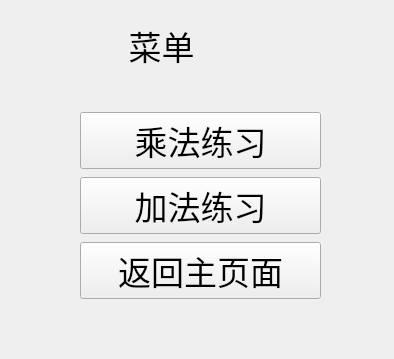
<?xml version="1.0" encoding="UTF-8"?>
<ui version="4.0">
 <class>menu_window</class>
 <widget class="QWidget" name="menu_window">
  <property name="geometry">
   <rect>
    <x>0</x>
    <y>0</y>
    <width>394</width>
    <height>359</height>
   </rect>
  </property>
  <property name="windowTitle">
   <string>Form</string>
  </property>
  <widget class="QLabel" name="label">
   <property name="geometry">
    <rect>
     <x>92</x>
     <y>20</y>
     <width>171</width>
     <height>51</height>
    </rect>
   </property>
   <property name="font">
    <font>
     <pointsize>25</pointsize>
    </font>
   </property>
   <property name="text">
    <string>    菜单</string>
   </property>
  </widget>
  <widget class="QWidget" name="">
   <property name="geometry">
    <rect>
     <x>80</x>
     <y>110</y>
     <width>241</width>
     <height>191</height>
    </rect>
   </property>
   <layout class="QVBoxLayout" name="verticalLayout">
    <item>
     <widget class="QPushButton" name="btn_multiplication">
      <property name="font">
       <font>
        <pointsize>25</pointsize>
       </font>
      </property>
      <property name="text">
       <string>乘法练习</string>
      </property>
     </widget>
    </item>
    <item>
     <widget class="QPushButton" name="btn_addition">
      <property name="font">
       <font>
        <pointsize>25</pointsize>
       </font>
      </property>
      <property name="text">
       <string>加法练习</string>
      </property>
     </widget>
    </item>
    <item>
     <widget class="QPushButton" name="btn_back_main">
      <property name="font">
       <font>
        <pointsize>25</pointsize>
       </font>
      </property>
      <property name="text">
       <string>返回主页面</string>
      </property>
     </widget>
    </item>
   </layout>
  </widget>
 </widget>
 <resources/>
 <connections>
  <connection>
   <sender>btn_back_main</sender>
   <signal>clicked()</signal>
   <receiver>menu_window</receiver>
   <slot>close()</slot>
   <hints>
    <hint type="sourcelabel">
     <x>102</x>
     <y>200</y>
    </hint>
    <hint type="destinationlabel">
     <x>102</x>
     <y>113</y>
    </hint>
   </hints>
  </connection>
  <connection>
   <sender>btn_addition</sender>
   <signal>clicked()</signal>
   <receiver>menu_window</receiver>
   <slot>close()</slot>
   <hints>
    <hint type="sourcelabel">
     <x>102</x>
     <y>150</y>
    </hint>
    <hint type="destinationlabel">
     <x>102</x>
     <y>113</y>
    </hint>
   </hints>
  </connection>
  <connection>
   <sender>btn_multiplication</sender>
   <signal>clicked()</signal>
   <receiver>menu_window</receiver>
   <slot>close()</slot>
   <hints>
    <hint type="sourcelabel">
     <x>102</x>
     <y>100</y>
    </hint>
    <hint type="destinationlabel">
     <x>102</x>
     <y>113</y>
    </hint>
   </hints>
  </connection>
 </connections>
</ui>
